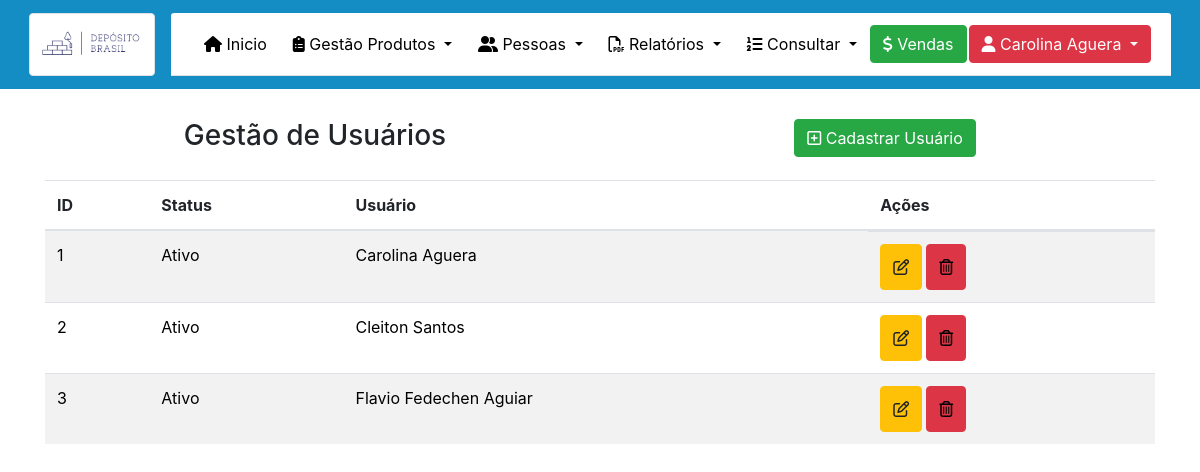
The app's page /Admin/usuarios.php (signed in), older data.
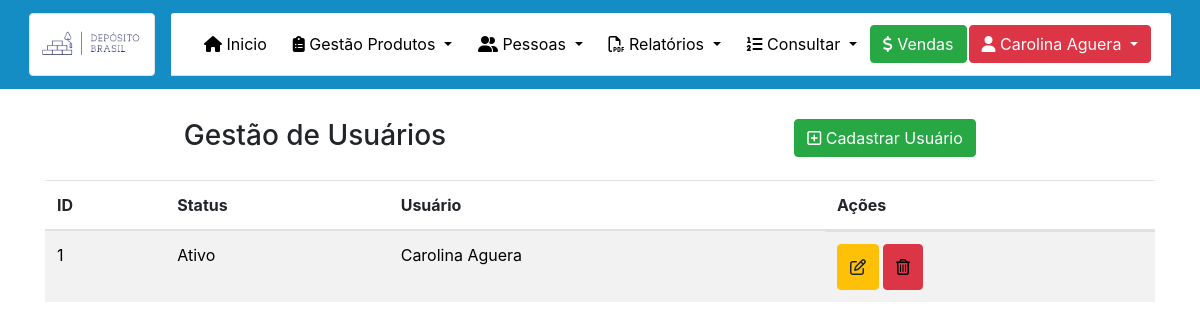
The same page, newer data.
### tables this page shows
CREATE TABLE `usuario` (
  `id` int(11) NOT NULL,
  `status` tinyint(1) NOT NULL,
  `nome_completo` varchar(200) NOT NULL,
  `data_nascimento` date NOT NULL,
  `email` varchar(100) NOT NULL,
  `sexo` tinyint(1) NOT NULL,
  `senha` varchar(255) NOT NULL,
  `data_admissao` date NOT NULL,
  `data_demissao` date DEFAULT NULL
);

### Admin/usuarios.php (the view, shortened to what this page needs)
<!DOCTYPE html>
<html lang="pt-br">
<?php
require_once("../dependencias.php");
require_once("../menu.php");
?>
<head>
</head>
<body class="teste">
    <div class="container" style="margin-top: 30px;">
        <center>
            <div class="row">
                <div class="col-sm-6">
                    <h3>Gestão de Usuários</h3>
                </div>
                <div class="col-sm-6">
                    <a href="NovoUsuario.php" type="button" class="btn btn-success">
                        <i class="far fa-plus-square"></i> Cadastrar Usuário
                    </a>
                </div>
            </div>
        </center>
        <div class="table-responsive">
            <table class="table table-striped" style="margin-top: 20px; ">
                <thead>
                    <tr>
                        <th scope="col">ID</th>
                        <th scope="col">Status</th>
                        <th scope="col">Usuário</th>
                        <th scope="col">Ações</th>
                    </tr>
                </thead>
                <tbody style="color: black;">
                    <?php
                    $conexao = mysqli_connect('127.0.0.1', 'root', '', 'tcc');
                    $sql = "select * from usuario  ";
                    $usuarios = mysqli_query($conexao, $sql);
                    while ($data = mysqli_fetch_array($usuarios)) {
                        if ($data['status'] == 1) {
                            $statusUsuario = 'Ativo';
                        } else {
                            $statusUsuario = 'Inativo';
                        } ?>
                    <tr>
                        <td><?= $data['id']  ?></td>
                        <td><?= $statusUsuario  ?></td>
                        <td><?= $data['nome_completo']  ?></td>
                        <td class="actions d-flex">
                            <center>
                                <form action="usuarios.php" name="form" method="post" class="needs-validation" novalidate>
                                    <button class="btn btn-warning btn-xs" type="button" style="margin-right: 4px; height: 46px; " data-toggle="modal" data-target="#modalExemplo<?= $data['id'] ?>"><i class="far fa-edit"></i></button>
                                </form>
                            </center>
                            <button class="btn btn-danger btn-xs" style="height: 46px; " type="button" data-toggle="modal" data-target="#ExemploModalCentralizado<?= $data['id'] ?>"><i class="far fa-trash-alt" style="color: black;"></i></button>
                        </td>
                    </tr>
                    <?php  }    ?>
                </tbody>
            </table>
        </div>
    </div>
</body>
</html>

Row changes from the older to the newer data that the page shows:
removed usuario: id "2", status "Ativo", nome_completo "Cleiton Santos"
removed usuario: id "3", status "Ativo", nome_completo "Flavio Fedechen Aguiar"
